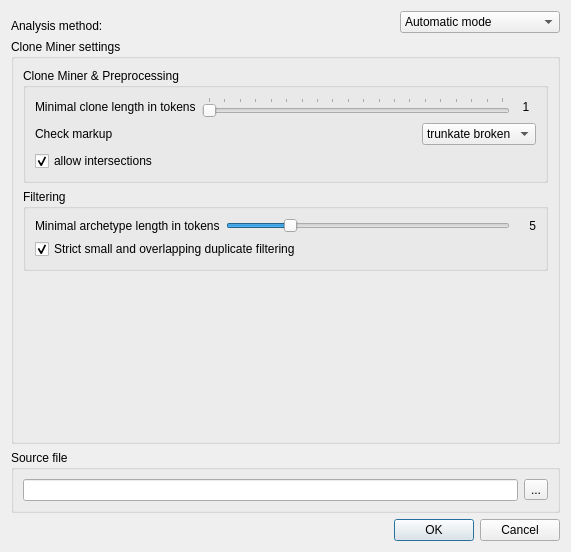
<?xml version="1.0" encoding="UTF-8"?>
<ui version="4.0">
 <class>SettingsDialog</class>
 <widget class="QDialog" name="SettingsDialog">
  <property name="geometry">
   <rect>
    <x>0</x>
    <y>0</y>
    <width>571</width>
    <height>484</height>
   </rect>
  </property>
  <property name="sizePolicy">
   <sizepolicy hsizetype="Fixed" vsizetype="Fixed">
    <horstretch>0</horstretch>
    <verstretch>0</verstretch>
   </sizepolicy>
  </property>
  <property name="windowTitle">
   <string>Duplicate Finder</string>
  </property>
  <property name="locale">
   <locale language="English" country="UnitedStates"/>
  </property>
  <property name="sizeGripEnabled">
   <bool>false</bool>
  </property>
  <property name="modal">
   <bool>false</bool>
  </property>
  <layout class="QVBoxLayout" name="verticalLayout">
   <item>
    <widget class="QWidget" name="methodWidget" native="true">
     <layout class="QHBoxLayout" name="horizontalLayout_8">
      <property name="leftMargin">
       <number>0</number>
      </property>
      <property name="topMargin">
       <number>0</number>
      </property>
      <property name="rightMargin">
       <number>0</number>
      </property>
      <property name="bottomMargin">
       <number>0</number>
      </property>
      <item>
       <widget class="QLabel" name="label_4">
        <property name="text">
         <string>Analysis method:</string>
        </property>
        <property name="alignment">
         <set>Qt::AlignBottom|Qt::AlignLeading|Qt::AlignLeft</set>
        </property>
       </widget>
      </item>
      <item>
       <spacer name="horizontalSpacer_4">
        <property name="orientation">
         <enum>Qt::Horizontal</enum>
        </property>
        <property name="sizeHint" stdset="0">
         <size>
          <width>40</width>
          <height>20</height>
         </size>
        </property>
       </spacer>
      </item>
      <item>
       <widget class="QComboBox" name="cbMethod">
        <property name="minimumSize">
         <size>
          <width>150</width>
          <height>0</height>
         </size>
        </property>
        <item>
         <property name="text">
          <string>Automatic mode</string>
         </property>
        </item>
        <item>
         <property name="text">
          <string>Interactive mode</string>
         </property>
        </item>
        <item>
         <property name="text">
          <string>Ngram Duplicate Finder</string>
         </property>
        </item>
       </widget>
      </item>
     </layout>
    </widget>
   </item>
   <item>
    <widget class="QStackedWidget" name="analyzerOptions">
     <property name="currentIndex">
      <number>0</number>
     </property>
     <widget class="QWidget" name="pgCloneMiner">
      <layout class="QHBoxLayout" name="horizontalLayout">
       <property name="leftMargin">
        <number>0</number>
       </property>
       <property name="topMargin">
        <number>0</number>
       </property>
       <property name="rightMargin">
        <number>0</number>
       </property>
       <property name="bottomMargin">
        <number>0</number>
       </property>
       <item>
        <widget class="QGroupBox" name="groupBox">
         <property name="title">
          <string>Clone Miner settings</string>
         </property>
         <layout class="QVBoxLayout" name="verticalLayout_2">
          <item>
           <widget class="QGroupBox" name="groupBox_5">
            <property name="minimumSize">
             <size>
              <width>0</width>
              <height>0</height>
             </size>
            </property>
            <property name="title">
             <string>Clone Miner &amp;&amp; Preprocessing</string>
            </property>
            <layout class="QVBoxLayout" name="verticalLayout_7">
             <item>
              <layout class="QHBoxLayout" name="horizontalLayout_2">
               <item>
                <widget class="QLabel" name="label_2">
                 <property name="enabled">
                  <bool>true</bool>
                 </property>
                 <property name="text">
                  <string>Minimal clone length in tokens</string>
                 </property>
                 <property name="alignment">
                  <set>Qt::AlignLeading|Qt::AlignLeft|Qt::AlignVCenter</set>
                 </property>
                </widget>
               </item>
               <item>
                <widget class="QSlider" name="slClLen">
                 <property name="minimum">
                  <number>1</number>
                 </property>
                 <property name="maximum">
                  <number>20</number>
                 </property>
                 <property name="value">
                  <number>1</number>
                 </property>
                 <property name="tracking">
                  <bool>true</bool>
                 </property>
                 <property name="orientation">
                  <enum>Qt::Horizontal</enum>
                 </property>
                 <property name="tickPosition">
                  <enum>QSlider::TicksAbove</enum>
                 </property>
                 <property name="tickInterval">
                  <number>1</number>
                 </property>
                </widget>
               </item>
               <item>
                <widget class="QLabel" name="lbClLen">
                 <property name="minimumSize">
                  <size>
                   <width>20</width>
                   <height>0</height>
                  </size>
                 </property>
                 <property name="text">
                  <string>1</string>
                 </property>
                 <property name="alignment">
                  <set>Qt::AlignCenter</set>
                 </property>
                </widget>
               </item>
              </layout>
             </item>
             <item>
              <layout class="QHBoxLayout" name="horizontalLayout_4">
               <item>
                <widget class="QLabel" name="label_3">
                 <property name="frameShape">
                  <enum>QFrame::NoFrame</enum>
                 </property>
                 <property name="text">
                  <string>Check markup</string>
                 </property>
                </widget>
               </item>
               <item>
                <spacer name="horizontalSpacer_2">
                 <property name="orientation">
                  <enum>Qt::Horizontal</enum>
                 </property>
                 <property name="sizeHint" stdset="0">
                  <size>
                   <width>40</width>
                   <height>20</height>
                  </size>
                 </property>
                </spacer>
               </item>
               <item>
                <widget class="QComboBox" name="cbCheckMup">
                 <property name="currentIndex">
                  <number>2</number>
                 </property>
                 <item>
                  <property name="text">
                   <string>skip</string>
                  </property>
                 </item>
                 <item>
                  <property name="text">
                   <string>filter broken</string>
                  </property>
                 </item>
                 <item>
                  <property name="text">
                   <string>trunkate broken</string>
                  </property>
                 </item>
                </widget>
               </item>
              </layout>
             </item>
             <item>
              <widget class="QCheckBox" name="cbAllowInt">
               <property name="visible">
                <bool>false</bool>
               </property>
               <property name="text">
                <string>allow intersections</string>
               </property>
               <property name="checked">
                <bool>true</bool>
               </property>
              </widget>
             </item>
            </layout>
           </widget>
          </item>
          <item>
           <widget class="QGroupBox" name="groupBox_4">
            <property name="title">
             <string>Filtering</string>
            </property>
            <layout class="QVBoxLayout" name="verticalLayout_6">
             <item>
              <layout class="QHBoxLayout" name="horizontalLayout_12">
               <property name="topMargin">
                <number>0</number>
               </property>
               <property name="bottomMargin">
                <number>0</number>
               </property>
               <item>
                <widget class="QLabel" name="label_13">
                 <property name="text">
                  <string>Minimal archetype length in tokens</string>
                 </property>
                </widget>
               </item>
               <item>
                <widget class="QSlider" name="slArchLen">
                 <property name="minimum">
                  <number>1</number>
                 </property>
                 <property name="maximum">
                  <number>20</number>
                 </property>
                 <property name="value">
                  <number>5</number>
                 </property>
                 <property name="orientation">
                  <enum>Qt::Horizontal</enum>
                 </property>
                </widget>
               </item>
               <item>
                <widget class="QLabel" name="lbArchLen">
                 <property name="minimumSize">
                  <size>
                   <width>20</width>
                   <height>0</height>
                  </size>
                 </property>
                 <property name="text">
                  <string>5</string>
                 </property>
                 <property name="alignment">
                  <set>Qt::AlignRight|Qt::AlignTrailing|Qt::AlignVCenter</set>
                 </property>
                </widget>
               </item>
              </layout>
             </item>
             <item>
              <widget class="QCheckBox" name="cbPostJunkFilter">
               <property name="text">
                <string>Strict small and overlapping duplicate filtering</string>
               </property>
               <property name="checked">
                <bool>true</bool>
               </property>
              </widget>
             </item>
            </layout>
           </widget>
          </item>
          <item>
           <widget class="QStackedWidget" name="swDevSettings">
            <property name="currentIndex">
             <number>0</number>
            </property>
            <widget class="QWidget" name="pgEmpty">
             <layout class="QVBoxLayout" name="verticalLayout_4">
              <item>
               <widget class="QPushButton" name="btAdditionalSettings">
                <property name="sizePolicy">
                 <sizepolicy hsizetype="Minimum" vsizetype="Minimum">
                  <horstretch>0</horstretch>
                  <verstretch>0</verstretch>
                 </sizepolicy>
                </property>
                <property name="toolTip">
                 <string>Additional Settings</string>
                </property>
                <property name="text">
                 <string/>
                </property>
                <property name="flat">
                 <bool>true</bool>
                </property>
               </widget>
              </item>
             </layout>
            </widget>
            <widget class="QWidget" name="phDevSettings">
             <layout class="QGridLayout" name="gridLayout_5">
              <item row="2" column="2">
               <widget class="QSpinBox" name="sbMaxVar_2">
                <property name="enabled">
                 <bool>false</bool>
                </property>
                <property name="minimumSize">
                 <size>
                  <width>75</width>
                  <height>0</height>
                 </size>
                </property>
                <property name="alignment">
                 <set>Qt::AlignRight|Qt::AlignTrailing|Qt::AlignVCenter</set>
                </property>
                <property name="suffix">
                 <string/>
                </property>
                <property name="maximum">
                 <number>50000</number>
                </property>
                <property name="value">
                 <number>2000</number>
                </property>
               </widget>
              </item>
              <item row="4" column="0">
               <widget class="QLabel" name="label_12">
                <property name="text">
                 <string>Combining Algorithm</string>
                </property>
               </widget>
              </item>
              <item row="4" column="2">
               <widget class="QComboBox" name="cbCa">
                <item>
                 <property name="text">
                  <string>NEXT16</string>
                 </property>
                </item>
                <item>
                 <property name="text">
                  <string>1EXT14</string>
                 </property>
                </item>
                <item>
                 <property name="text">
                  <string>None</string>
                 </property>
                </item>
               </widget>
              </item>
              <item row="3" column="0">
               <widget class="QCheckBox" name="cbMaxVar">
                <property name="toolTip">
                 <string>&lt;html&gt;&lt;head/&gt;&lt;body&gt;&lt;p&gt;For element candidates with &lt;span style=&quot; font-style:italic;&quot;&gt;extension points&lt;/span&gt;, maximum allowed &lt;span style=&quot; font-style:italic;&quot;&gt;variance&lt;/span&gt; of &lt;span style=&quot; font-style:italic;&quot;&gt;extension value length&lt;/span&gt;.&lt;/p&gt;&lt;/body&gt;&lt;/html&gt;</string>
                </property>
                <property name="text">
                 <string>max. coeff. of variation</string>
                </property>
                <property name="checked">
                 <bool>false</bool>
                </property>
               </widget>
              </item>
              <item row="2" column="0">
               <widget class="QCheckBox" name="cbMaxVar_2">
                <property name="toolTip">
                 <string>&lt;html&gt;&lt;head/&gt;&lt;body&gt;&lt;p&gt;For element candidates with &lt;span style=&quot; font-style:italic;&quot;&gt;extension points&lt;/span&gt;, maximum allowed &lt;span style=&quot; font-style:italic;&quot;&gt;variance&lt;/span&gt; of &lt;span style=&quot; font-style:italic;&quot;&gt;extension value length&lt;/span&gt;.&lt;/p&gt;&lt;/body&gt;&lt;/html&gt;</string>
                </property>
                <property name="text">
                 <string>max. variance:</string>
                </property>
                <property name="checked">
                 <bool>false</bool>
                </property>
               </widget>
              </item>
              <item row="3" column="2">
               <widget class="QSpinBox" name="sbMaxVar">
                <property name="enabled">
                 <bool>false</bool>
                </property>
                <property name="minimumSize">
                 <size>
                  <width>75</width>
                  <height>0</height>
                 </size>
                </property>
                <property name="alignment">
                 <set>Qt::AlignRight|Qt::AlignTrailing|Qt::AlignVCenter</set>
                </property>
                <property name="suffix">
                 <string> %</string>
                </property>
                <property name="maximum">
                 <number>500</number>
                </property>
                <property name="value">
                 <number>50</number>
                </property>
               </widget>
              </item>
              <item row="0" column="0">
               <widget class="QLabel" name="label">
                <property name="text">
                 <string>Check semantic presence</string>
                </property>
               </widget>
              </item>
              <item row="0" column="1">
               <spacer name="horizontalSpacer_3">
                <property name="orientation">
                 <enum>Qt::Horizontal</enum>
                </property>
                <property name="sizeHint" stdset="0">
                 <size>
                  <width>40</width>
                  <height>20</height>
                 </size>
                </property>
               </spacer>
              </item>
              <item row="0" column="2">
               <widget class="QComboBox" name="cbxCheckSemantics">
                <property name="currentText">
                 <string>no</string>
                </property>
                <item>
                 <property name="text">
                  <string>no</string>
                 </property>
                </item>
                <item>
                 <property name="text">
                  <string>filter common sentences</string>
                 </property>
                </item>
                <item>
                 <property name="text">
                  <string>NLTK filter</string>
                 </property>
                </item>
               </widget>
              </item>
              <item row="1" column="0">
               <widget class="QLabel" name="label_14">
                <property name="text">
                 <string>Maximal delta / archetype ratio</string>
                </property>
               </widget>
              </item>
              <item row="1" column="2">
               <widget class="QSpinBox" name="sbMaxDeltaRatio">
                <property name="minimumSize">
                 <size>
                  <width>75</width>
                  <height>0</height>
                 </size>
                </property>
                <property name="alignment">
                 <set>Qt::AlignRight|Qt::AlignTrailing|Qt::AlignVCenter</set>
                </property>
                <property name="suffix">
                 <string> %</string>
                </property>
                <property name="prefix">
                 <string/>
                </property>
                <property name="minimum">
                 <number>0</number>
                </property>
                <property name="maximum">
                 <number>300</number>
                </property>
                <property name="value">
                 <number>15</number>
                </property>
               </widget>
              </item>
             </layout>
            </widget>
           </widget>
          </item>
         </layout>
        </widget>
       </item>
      </layout>
     </widget>
     <widget class="QWidget" name="pgFuzzyHeat">
      <layout class="QHBoxLayout" name="horizontalLayout_16">
       <property name="leftMargin">
        <number>0</number>
       </property>
       <property name="topMargin">
        <number>0</number>
       </property>
       <property name="rightMargin">
        <number>0</number>
       </property>
       <property name="bottomMargin">
        <number>0</number>
       </property>
       <item>
        <widget class="QGroupBox" name="fuzzyHeatSettings">
         <property name="title">
          <string>Fuzzy Heat Settings</string>
         </property>
         <layout class="QVBoxLayout" name="verticalLayout_3">
          <item>
           <layout class="QGridLayout" name="gridLayout_3">
            <item row="0" column="0">
             <widget class="QLabel" name="label_10">
              <property name="text">
               <string>Minimal clone length (number of tokens):</string>
              </property>
              <property name="alignment">
               <set>Qt::AlignBottom|Qt::AlignLeading|Qt::AlignLeft</set>
              </property>
             </widget>
            </item>
            <item row="0" column="1">
             <widget class="QSlider" name="slClLen_f">
              <property name="minimum">
               <number>1</number>
              </property>
              <property name="maximum">
               <number>20</number>
              </property>
              <property name="value">
               <number>5</number>
              </property>
              <property name="tracking">
               <bool>true</bool>
              </property>
              <property name="orientation">
               <enum>Qt::Horizontal</enum>
              </property>
              <property name="tickPosition">
               <enum>QSlider::TicksAbove</enum>
              </property>
              <property name="tickInterval">
               <number>1</number>
              </property>
             </widget>
            </item>
            <item row="0" column="2">
             <widget class="QLabel" name="lbClLen_f">
              <property name="minimumSize">
               <size>
                <width>30</width>
                <height>0</height>
               </size>
              </property>
              <property name="text">
               <string>5</string>
              </property>
              <property name="alignment">
               <set>Qt::AlignRight|Qt::AlignTrailing|Qt::AlignVCenter</set>
              </property>
             </widget>
            </item>
            <item row="1" column="0">
             <widget class="QLabel" name="label_9">
              <property name="text">
               <string>Maximal clone length (number of tokens):</string>
              </property>
             </widget>
            </item>
            <item row="1" column="1">
             <widget class="QSlider" name="slClMaxLen_f">
              <property name="minimum">
               <number>2</number>
              </property>
              <property name="maximum">
               <number>201</number>
              </property>
              <property name="value">
               <number>201</number>
              </property>
              <property name="orientation">
               <enum>Qt::Horizontal</enum>
              </property>
              <property name="tickPosition">
               <enum>QSlider::TicksAbove</enum>
              </property>
              <property name="tickInterval">
               <number>10</number>
              </property>
             </widget>
            </item>
            <item row="1" column="2">
             <widget class="QLabel" name="lbClMaxLen_f">
              <property name="minimumSize">
               <size>
                <width>30</width>
                <height>0</height>
               </size>
              </property>
              <property name="text">
               <string>∞</string>
              </property>
              <property name="alignment">
               <set>Qt::AlignRight|Qt::AlignTrailing|Qt::AlignVCenter</set>
              </property>
             </widget>
            </item>
            <item row="2" column="0">
             <widget class="QLabel" name="label_11">
              <property name="text">
               <string>Minimal group power (number of clones):</string>
              </property>
             </widget>
            </item>
            <item row="2" column="1">
             <widget class="QSlider" name="slGrpMinPow">
              <property name="minimum">
               <number>2</number>
              </property>
              <property name="maximum">
               <number>10</number>
              </property>
              <property name="orientation">
               <enum>Qt::Horizontal</enum>
              </property>
              <property name="tickPosition">
               <enum>QSlider::TicksAbove</enum>
              </property>
              <property name="tickInterval">
               <number>1</number>
              </property>
             </widget>
            </item>
            <item row="2" column="2">
             <widget class="QLabel" name="lbGrpMinPow">
              <property name="minimumSize">
               <size>
                <width>30</width>
                <height>0</height>
               </size>
              </property>
              <property name="text">
               <string>2</string>
              </property>
              <property name="alignment">
               <set>Qt::AlignRight|Qt::AlignTrailing|Qt::AlignVCenter</set>
              </property>
             </widget>
            </item>
           </layout>
          </item>
          <item>
           <widget class="QCheckBox" name="cbOnlyShowNearDuplicates">
            <property name="visible">
             <bool>false</bool>
            </property>
            <property name="text">
             <string>Do not build reuse map, just show existing results</string>
            </property>
           </widget>
          </item>
          <item>
           <spacer name="verticalSpacer_3">
            <property name="orientation">
             <enum>Qt::Vertical</enum>
            </property>
            <property name="sizeHint" stdset="0">
             <size>
              <width>20</width>
              <height>40</height>
             </size>
            </property>
           </spacer>
          </item>
         </layout>
        </widget>
       </item>
      </layout>
     </widget>
     <widget class="QWidget" name="pgFuzzyFinder">
      <layout class="QHBoxLayout" name="horizontalLayout_7">
       <property name="leftMargin">
        <number>0</number>
       </property>
       <property name="topMargin">
        <number>0</number>
       </property>
       <property name="rightMargin">
        <number>0</number>
       </property>
       <property name="bottomMargin">
        <number>0</number>
       </property>
       <item>
        <widget class="QGroupBox" name="groupBox_2">
         <property name="title">
          <string>Fuzzy Finder settings</string>
         </property>
         <layout class="QVBoxLayout" name="verticalLayout_5">
          <property name="leftMargin">
           <number>9</number>
          </property>
          <property name="rightMargin">
           <number>9</number>
          </property>
          <item>
           <layout class="QHBoxLayout" name="horizontalLayout_6">
            <item>
             <widget class="QLabel" name="label_5">
              <property name="text">
               <string>Minimal clone length (number of tokens):</string>
              </property>
              <property name="alignment">
               <set>Qt::AlignBottom|Qt::AlignLeading|Qt::AlignLeft</set>
              </property>
             </widget>
            </item>
            <item>
             <spacer name="horizontalSpacer_5">
              <property name="orientation">
               <enum>Qt::Horizontal</enum>
              </property>
              <property name="sizeHint" stdset="0">
               <size>
                <width>40</width>
                <height>20</height>
               </size>
              </property>
             </spacer>
            </item>
            <item>
             <widget class="QSlider" name="slFfClLen">
              <property name="minimumSize">
               <size>
                <width>200</width>
                <height>0</height>
               </size>
              </property>
              <property name="minimum">
               <number>10</number>
              </property>
              <property name="maximum">
               <number>30</number>
              </property>
              <property name="value">
               <number>25</number>
              </property>
              <property name="tracking">
               <bool>true</bool>
              </property>
              <property name="orientation">
               <enum>Qt::Horizontal</enum>
              </property>
              <property name="invertedAppearance">
               <bool>false</bool>
              </property>
              <property name="invertedControls">
               <bool>false</bool>
              </property>
              <property name="tickPosition">
               <enum>QSlider::TicksAbove</enum>
              </property>
              <property name="tickInterval">
               <number>1</number>
              </property>
             </widget>
            </item>
            <item>
             <widget class="QLabel" name="lbFfClLen">
              <property name="minimumSize">
               <size>
                <width>20</width>
                <height>0</height>
               </size>
              </property>
              <property name="text">
               <string>25</string>
              </property>
              <property name="alignment">
               <set>Qt::AlignCenter</set>
              </property>
             </widget>
            </item>
           </layout>
          </item>
          <item>
           <layout class="QHBoxLayout" name="horizontalLayout_9">
            <item>
             <widget class="QLabel" name="label_6">
              <property name="text">
               <string>Maximal edit distance (Levenstein):</string>
              </property>
              <property name="alignment">
               <set>Qt::AlignBottom|Qt::AlignLeading|Qt::AlignLeft</set>
              </property>
             </widget>
            </item>
            <item>
             <spacer name="horizontalSpacer_6">
              <property name="orientation">
               <enum>Qt::Horizontal</enum>
              </property>
              <property name="sizeHint" stdset="0">
               <size>
                <width>40</width>
                <height>20</height>
               </size>
              </property>
             </spacer>
            </item>
            <item>
             <widget class="QSlider" name="slFfEd">
              <property name="minimumSize">
               <size>
                <width>200</width>
                <height>0</height>
               </size>
              </property>
              <property name="minimum">
               <number>5</number>
              </property>
              <property name="maximum">
               <number>15</number>
              </property>
              <property name="value">
               <number>9</number>
              </property>
              <property name="tracking">
               <bool>true</bool>
              </property>
              <property name="orientation">
               <enum>Qt::Horizontal</enum>
              </property>
              <property name="invertedAppearance">
               <bool>false</bool>
              </property>
              <property name="invertedControls">
               <bool>false</bool>
              </property>
              <property name="tickPosition">
               <enum>QSlider::TicksAbove</enum>
              </property>
              <property name="tickInterval">
               <number>1</number>
              </property>
             </widget>
            </item>
            <item>
             <widget class="QLabel" name="lbFfEd">
              <property name="minimumSize">
               <size>
                <width>20</width>
                <height>0</height>
               </size>
              </property>
              <property name="text">
               <string>9</string>
              </property>
              <property name="alignment">
               <set>Qt::AlignCenter</set>
              </property>
             </widget>
            </item>
           </layout>
          </item>
          <item>
           <layout class="QHBoxLayout" name="horizontalLayout_10">
            <item>
             <widget class="QLabel" name="label_7">
              <property name="text">
               <string>Maximal fuzzy hash distance:</string>
              </property>
              <property name="alignment">
               <set>Qt::AlignBottom|Qt::AlignLeading|Qt::AlignLeft</set>
              </property>
             </widget>
            </item>
            <item>
             <spacer name="horizontalSpacer_7">
              <property name="orientation">
               <enum>Qt::Horizontal</enum>
              </property>
              <property name="sizeHint" stdset="0">
               <size>
                <width>40</width>
                <height>20</height>
               </size>
              </property>
             </spacer>
            </item>
            <item>
             <widget class="QSlider" name="slFfHd">
              <property name="minimumSize">
               <size>
                <width>200</width>
                <height>0</height>
               </size>
              </property>
              <property name="minimum">
               <number>1</number>
              </property>
              <property name="maximum">
               <number>5</number>
              </property>
              <property name="value">
               <number>2</number>
              </property>
              <property name="tracking">
               <bool>true</bool>
              </property>
              <property name="orientation">
               <enum>Qt::Horizontal</enum>
              </property>
              <property name="invertedAppearance">
               <bool>false</bool>
              </property>
              <property name="invertedControls">
               <bool>false</bool>
              </property>
              <property name="tickPosition">
               <enum>QSlider::TicksAbove</enum>
              </property>
              <property name="tickInterval">
               <number>1</number>
              </property>
             </widget>
            </item>
            <item>
             <widget class="QLabel" name="lbFfHd">
              <property name="minimumSize">
               <size>
                <width>20</width>
                <height>0</height>
               </size>
              </property>
              <property name="text">
               <string>2</string>
              </property>
              <property name="alignment">
               <set>Qt::AlignCenter</set>
              </property>
             </widget>
            </item>
           </layout>
          </item>
          <item>
           <layout class="QHBoxLayout" name="horizontalLayout_11">
            <item>
             <widget class="QLabel" name="label_8">
              <property name="text">
               <string>Source document language</string>
              </property>
              <property name="alignment">
               <set>Qt::AlignBottom|Qt::AlignLeading|Qt::AlignLeft</set>
              </property>
             </widget>
            </item>
            <item>
             <spacer name="horizontalSpacer_8">
              <property name="orientation">
               <enum>Qt::Horizontal</enum>
              </property>
              <property name="sizeHint" stdset="0">
               <size>
                <width>40</width>
                <height>20</height>
               </size>
              </property>
             </spacer>
            </item>
            <item>
             <widget class="QComboBox" name="cbSrcLang">
              <property name="minimumSize">
               <size>
                <width>100</width>
                <height>0</height>
               </size>
              </property>
              <property name="toolTip">
               <string>&lt;html&gt;&lt;head/&gt;&lt;body&gt;&lt;p&gt;Only &lt;span style=&quot; font-weight:600;&quot;&gt;English/Russian&lt;/span&gt; manual setting now,&lt;/p&gt;&lt;p&gt;hope to &lt;span style=&quot; font-style:italic;&quot;&gt;autodetect&lt;/span&gt; in the future.&lt;/p&gt;&lt;/body&gt;&lt;/html&gt;</string>
              </property>
              <item>
               <property name="text">
                <string>English</string>
               </property>
              </item>
              <item>
               <property name="text">
                <string>Russian</string>
               </property>
              </item>
             </widget>
            </item>
           </layout>
          </item>
          <item>
           <spacer name="verticalSpacer_2">
            <property name="orientation">
             <enum>Qt::Vertical</enum>
            </property>
            <property name="sizeHint" stdset="0">
             <size>
              <width>20</width>
              <height>40</height>
             </size>
            </property>
           </spacer>
          </item>
         </layout>
        </widget>
       </item>
      </layout>
     </widget>
    </widget>
   </item>
   <item>
    <widget class="QGroupBox" name="groupBox_3">
     <property name="title">
      <string>Source file</string>
     </property>
     <layout class="QGridLayout" name="gridLayout">
      <item row="0" column="0">
       <widget class="QLineEdit" name="inFile"/>
      </item>
      <item row="0" column="1">
       <widget class="QToolButton" name="btSelectFolder">
        <property name="text">
         <string>...</string>
        </property>
       </widget>
      </item>
     </layout>
    </widget>
   </item>
   <item>
    <widget class="QDialogButtonBox" name="buttonBox">
     <property name="orientation">
      <enum>Qt::Horizontal</enum>
     </property>
     <property name="standardButtons">
      <set>QDialogButtonBox::Cancel|QDialogButtonBox::Ok</set>
     </property>
    </widget>
   </item>
  </layout>
 </widget>
 <resources/>
 <connections/>
</ui>
